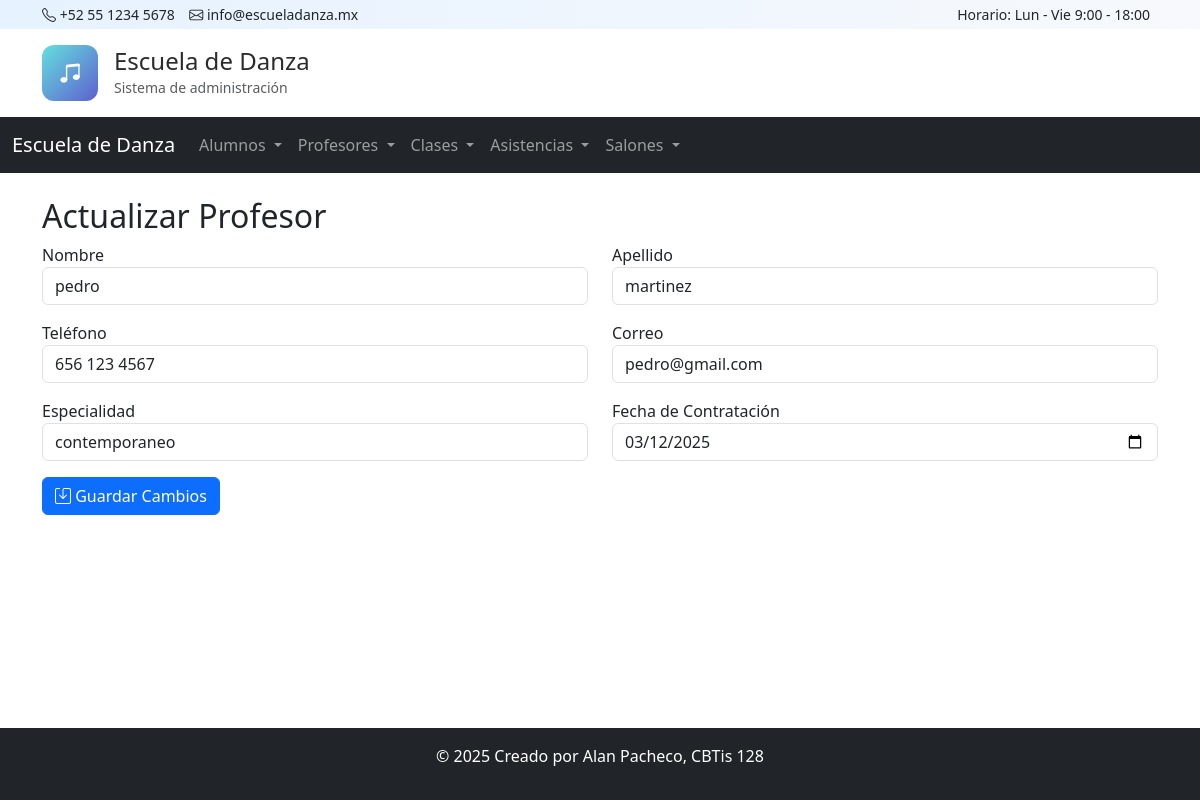
Page /profesores/actualizar/1/ on the committed database.
### app_escueladanza/models.py (models this page shows, shortened)
class Profesor(models.Model):
    nombre = models.CharField(max_length=50)
    apellido = models.CharField(max_length=50)
    correo = models.EmailField(unique=True)
    telefono = models.CharField(max_length=15)
    especialidad = models.CharField(max_length=100)
    fecha_contratacion = models.DateField(null=True, blank=True)
    activo = models.BooleanField(default=True)

### app_escueladanza/views.py (the view, shortened to what this page needs)
# urls.py: path('profesores/actualizar/<int:id>/', views.actualizar_profesor, name='actualizar_profesor'),
def actualizar_profesor(request, id):
    profesor = get_object_or_404(Profesor, id=id)
    return render(request, 'profesor/actualizar_profesor.html', {
        'profesor': profesor
    })

### app_escueladanza/templates/profesor/actualizar_profesor.html (shortened to what this page needs)
{% extends 'base.html' %}
{% block content %}
<h2>Actualizar Profesor</h2>
<form method="POST" action="{% url 'actualizar_profesor' profesor.id %}">
<div class="row mb-3">
    <div class="col">
        <label>Nombre</label>
        <input type="text" name="nombre" class="form-control" value="{{ profesor.nombre }}" required>
    </div>
    <div class="col">
        <label>Apellido</label>
        <input type="text" name="apellido" class="form-control" value="{{ profesor.apellido }}" required>
    </div>
</div>
<div class="row mb-3">
    <div class="col">
        <label>Teléfono</label>
        <input type="text" name="telefono" class="form-control" value="{{ profesor.telefono }}" required>
    </div>
    <div class="col">
        <label>Correo</label>
        <input type="email" name="correo" class="form-control" value="{{ profesor.correo }}" required>
    </div>
</div>
<div class="row mb-3">
    <div class="col">
        <label>Especialidad</label>
        <input type="text" name="especialidad" class="form-control" value="{{ profesor.especialidad }}" required>
    </div>
    <div class="col">
        <label>Fecha de Contratación</label>
        <input type="date" name="fecha_contratacion" class="form-control" value="{{ profesor.fecha_contratacion|date:'Y-m-d' }}" required>
    </div>
</div>
<button type="submit" class="btn btn-primary"><i class="bi bi-save"></i> Guardar Cambios</button>
</form>
{% endblock %}

### rows in the picture
Profesor: nombre "pedro", apellido "martinez", telefono "656 123 4567", correo "pedro@gmail.com", especialidad "contemporaneo", fecha_contratacion "03/12/2025"
